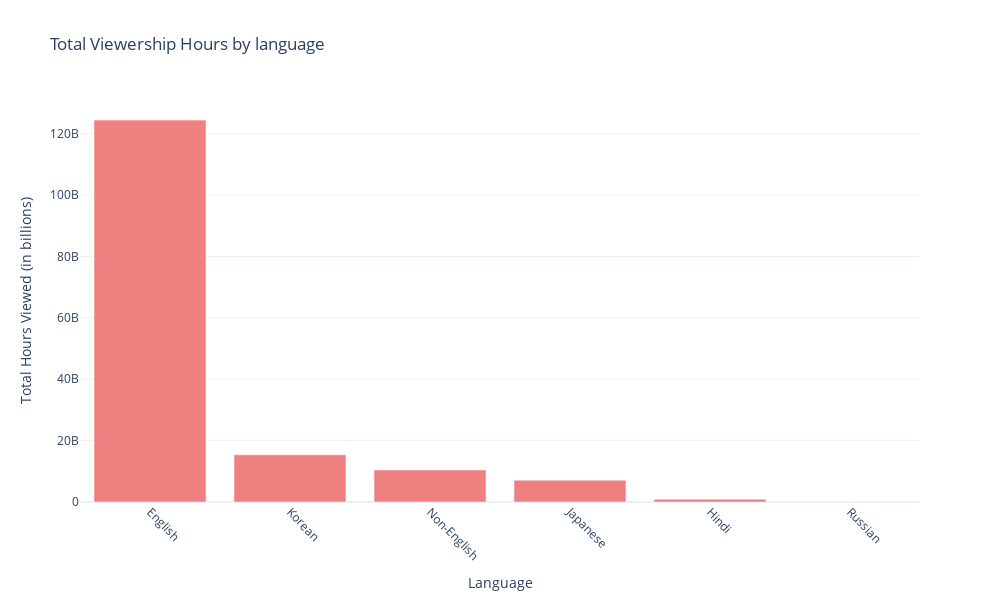

This figure's notebook cell:
### Code cell
fig = go.Figure(data=[
        go.Bar(
            x=viewership_by_language.index,
            y=viewership_by_language.values,
            marker_color = 'lightcoral'
        )
    ])

fig.update_layout(
    title = 'Total Viewership Hours by language',
    xaxis_title = 'Language',
    yaxis_title = 'Total Hours Viewed (in billions)',
    xaxis_tickangle = 45,
    height = 600,
    width = 1000
)

### Figure 1 — Plotly figure (JSON) as saved in the notebook; plotly's stock layout.template omitted (floating-point values rounded to 4 significant figures)
{"data": [{"marker": {"color": "lightcoral"}, "type": "bar", "x": ["English", "Korean", "Non-English", "Japanese", "Hindi", "Russian"], "y": [124400000000.0, 15380000000.0, 10440000000.0, 7102000000.0, 926100000.0, 114600000.0]}], "layout": {"height": 600, "title": {"text": "Total Viewership Hours by language"}, "width": 1000, "xaxis": {"tickangle": 45, "title": {"text": "Language"}}, "yaxis": {"title": {"text": "Total Hours Viewed (in billions)"}}}}
